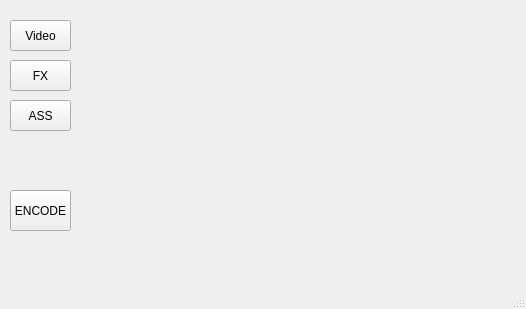
<?xml version="1.0" encoding="UTF-8"?>
<ui version="4.0">
 <class>MainWindow</class>
 <widget class="QMainWindow" name="MainWindow">
  <property name="geometry">
   <rect>
    <x>0</x>
    <y>0</y>
    <width>526</width>
    <height>309</height>
   </rect>
  </property>
  <property name="windowTitle">
   <string>MainWindow</string>
  </property>
  <widget class="QWidget" name="centralwidget">
   <widget class="QPushButton" name="pushButton">
    <property name="geometry">
     <rect>
      <x>10</x>
      <y>20</y>
      <width>61</width>
      <height>31</height>
     </rect>
    </property>
    <property name="text">
     <string>Video</string>
    </property>
   </widget>
   <widget class="QPushButton" name="pushButton_2">
    <property name="geometry">
     <rect>
      <x>10</x>
      <y>60</y>
      <width>61</width>
      <height>31</height>
     </rect>
    </property>
    <property name="text">
     <string>FX</string>
    </property>
   </widget>
   <widget class="QPushButton" name="pushButton_3">
    <property name="geometry">
     <rect>
      <x>10</x>
      <y>100</y>
      <width>61</width>
      <height>31</height>
     </rect>
    </property>
    <property name="text">
     <string>ASS</string>
    </property>
   </widget>
   <widget class="Phonon::VideoPlayer" name="videoPlayer">
    <property name="geometry">
     <rect>
      <x>100</x>
      <y>10</y>
      <width>381</width>
      <height>191</height>
     </rect>
    </property>
   </widget>
   <widget class="Phonon::SeekSlider" name="seekSlider">
    <property name="geometry">
     <rect>
      <x>100</x>
      <y>220</y>
      <width>381</width>
      <height>21</height>
     </rect>
    </property>
   </widget>
   <widget class="QPushButton" name="pushButton_4">
    <property name="geometry">
     <rect>
      <x>10</x>
      <y>190</y>
      <width>61</width>
      <height>41</height>
     </rect>
    </property>
    <property name="text">
     <string>ENCODE</string>
    </property>
   </widget>
  </widget>
  <widget class="QMenuBar" name="menubar">
   <property name="geometry">
    <rect>
     <x>0</x>
     <y>0</y>
     <width>526</width>
     <height>20</height>
    </rect>
   </property>
  </widget>
  <widget class="QStatusBar" name="statusbar"/>
 </widget>
 <customwidgets>
  <customwidget>
   <class>Phonon::VideoPlayer</class>
   <extends>QWidget</extends>
   <header location="global">phonon/videoplayer.h</header>
  </customwidget>
  <customwidget>
   <class>Phonon::SeekSlider</class>
   <extends>QWidget</extends>
   <header location="global">phonon/seekslider.h</header>
  </customwidget>
 </customwidgets>
 <resources/>
 <connections/>
</ui>
